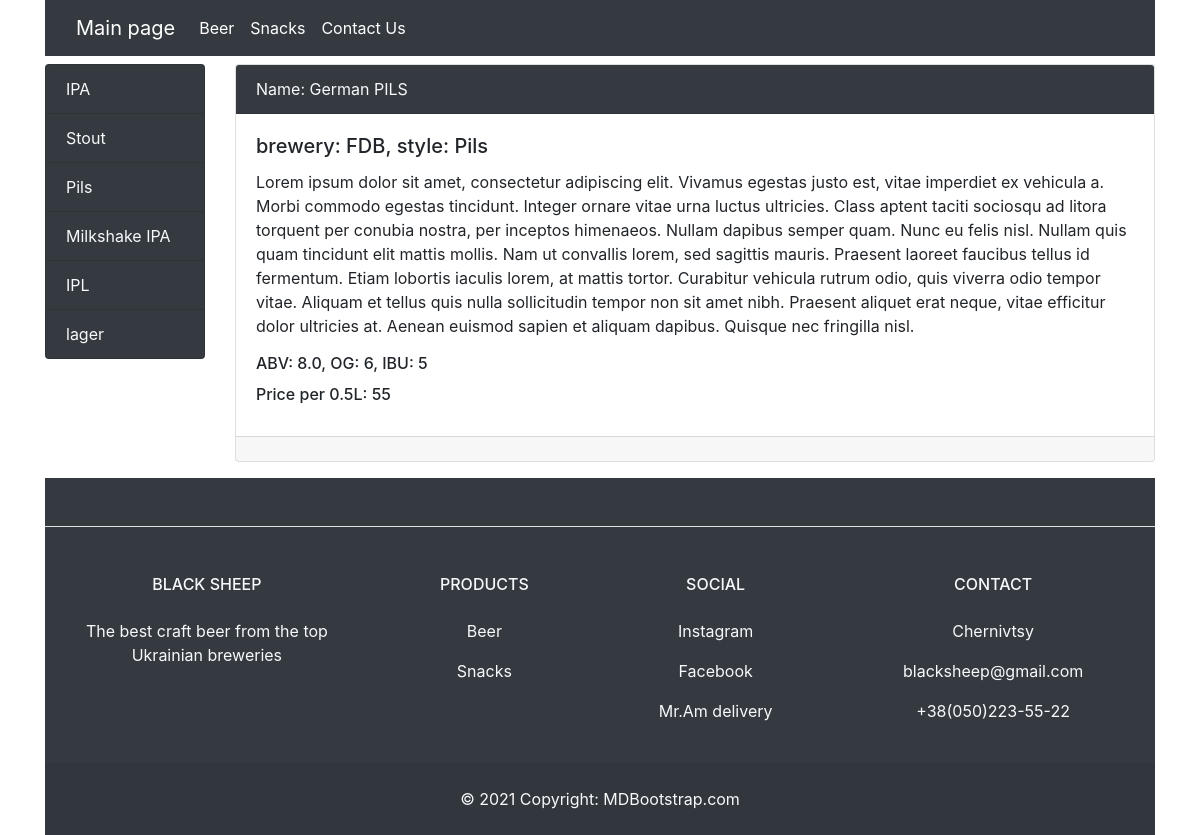
The app's page /shop/3/, older data.
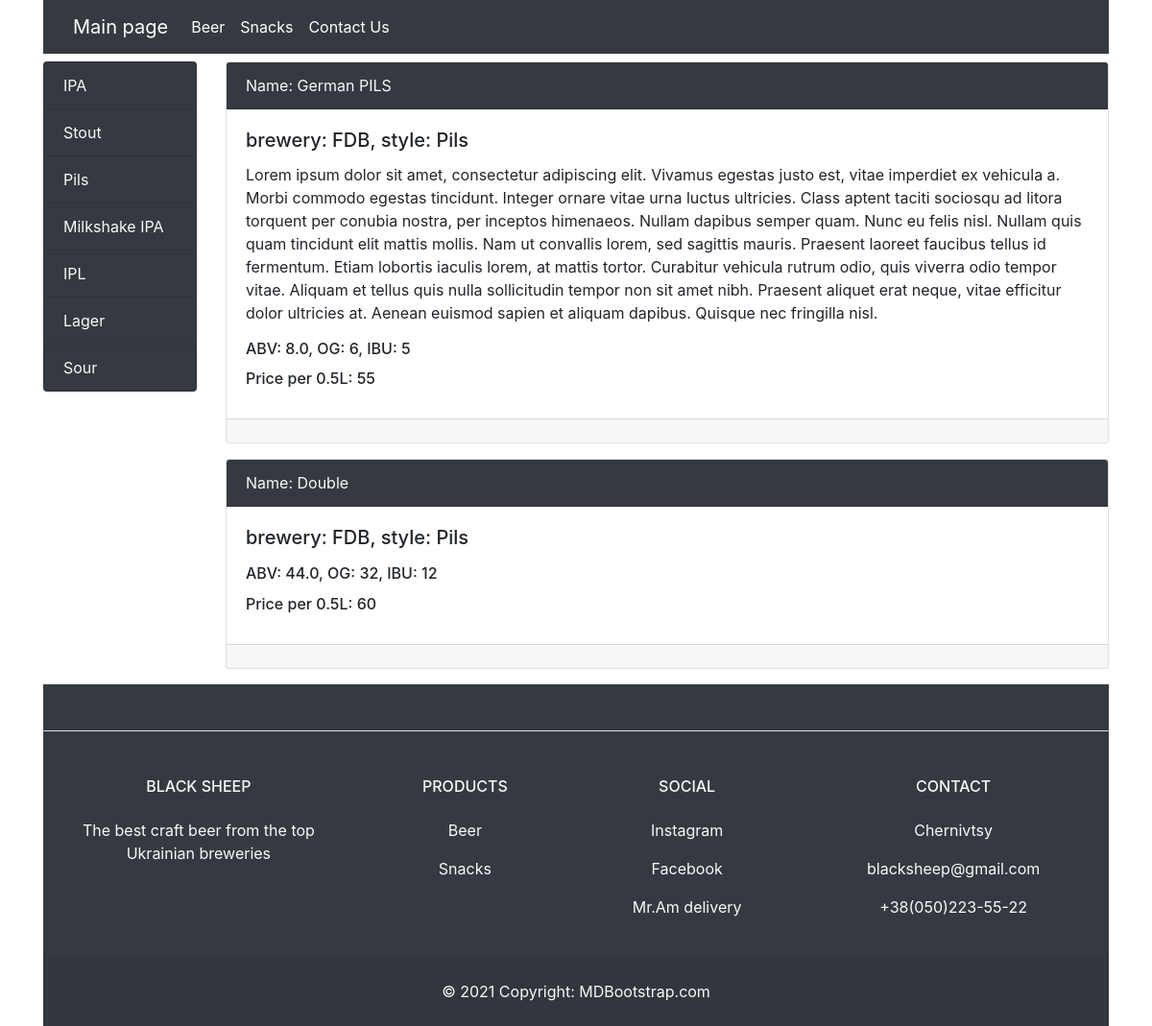
The same page, newer data.
### shop/models.py (models this page shows, shortened)
class BeerStyle(models.Model):  # Стиль пива: IPA/Stout|etc.
    name = models.CharField(max_length=50, null=True)
    slug = models.SlugField(unique=True, blank=True)
    def get_absolute_url(self):
        return reverse('style', kwargs={'beer_style_id': self.pk})
    def __str__(self):
        return self.name

class Beer(models.Model):
    brewery = models.ForeignKey(Brewery, on_delete=models.SET_NULL, null=True)
    beer_style = models.ForeignKey(BeerStyle, on_delete=models.SET_NULL, null=True)  # 'Стиль'
    beer_type = models.ForeignKey(BeerType, on_delete=models.SET_NULL, null=True)
    name = models.CharField(default="", max_length=30, blank=True)
    description = models.TextField(blank=True)
    abv = models.DecimalField(max_digits=3, decimal_places=1)  # 'ABV (Відсоток алкоголю)'
    og = models.PositiveSmallIntegerField()  # 'OG (Щільність)'
    ibu = models.PositiveSmallIntegerField()  # 'IBU (Гіркота)'
    volume = models.ManyToManyField(BeerVolume)
    price_per_05 = models.PositiveSmallIntegerField(default='0')
    available = models.BooleanField(default=True)

class Brewery(models.Model):  # Броварні
    name = models.CharField(max_length=50, null=True)  # 'Назва броварні'
    description = models.TextField()  # 'Опис броварні'
    slug = models.SlugField(unique=True, null=True, blank=True)
    def __str__(self):
        return self.name

### shop/views.py (the view)
# urls.py: path('<int:beer_style_id>/',  get_style, name='style'),
def get_style(request, beer_style_id):
    beer = Beer.objects.filter(beer_style_id=beer_style_id)
    beer_style = BeerStyle.objects.all()
    style = BeerStyle.objects.get(pk=beer_style_id)
    return render(request, 'shop/style.html', {'beer': beer, 'beer_style': beer_style, 'style': style})

### shop/templates/shop/style.html
{% extends 'base.html' %}
{% block sidebar %}
{% include 'inc/_sidebar.html' %}
{% endblock %}
{% block content %}
<div class="col-md-10">
    {% for beer in beer %}
    <div class="card mb-3 my-2">
        <div class="card-header text-light bg-dark">
            Name: {{ beer.name }}
        </div>
        <div class="card-body">
            <h5 class="card-title">brewery: {{ beer.brewery}}, style: {{ beer.beer_style }}</h5>
            <p class="card-text">{{ beer.description }}</p>
            <h6 class="card-title">ABV: {{ beer.abv }}, OG: {{ beer.og }}, IBU: {{ beer.ibu }}</h6>
            <h6 class="card-title">Price per 0.5L: {{ beer.price_per_05 }}</h6>
        </div>
        <div class="card-footer text-muted">
        </div>
    </div>
    {% endfor %}
</div>
{% endblock %}

### templates/inc/_sidebar.html
<div class="col-md-2">
    <div class="list-group my-2">
        {% for style in beer_style %}
        <a href="{{ style.get_absolute_url }}" class="list-group-item list-group-item-action text-light bg-dark">{{ style.name }}</a>
        {% endfor %}
    </div>
</div>

Row changes from the older to the newer data that the page shows:
changed BeerStyle: name "lager" → "Lager"
added BeerStyle: name "Sour"
added Beer: name "Double", brewery "FDB", beer_style "Pils", abv "44.0", og "32", ibu "12", price_per_05 "60"
